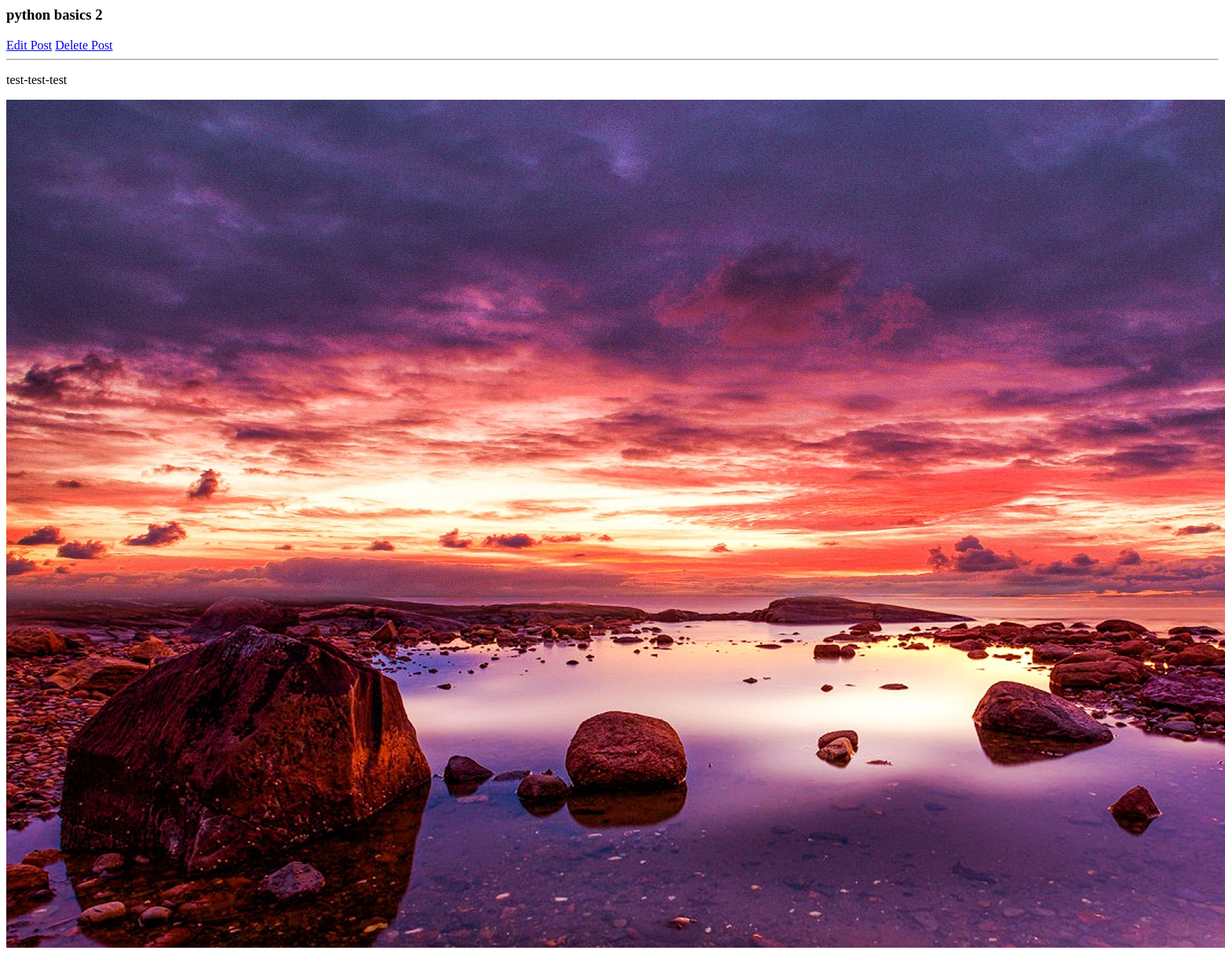
/blog/2, run on an earlier commit of the app's database.
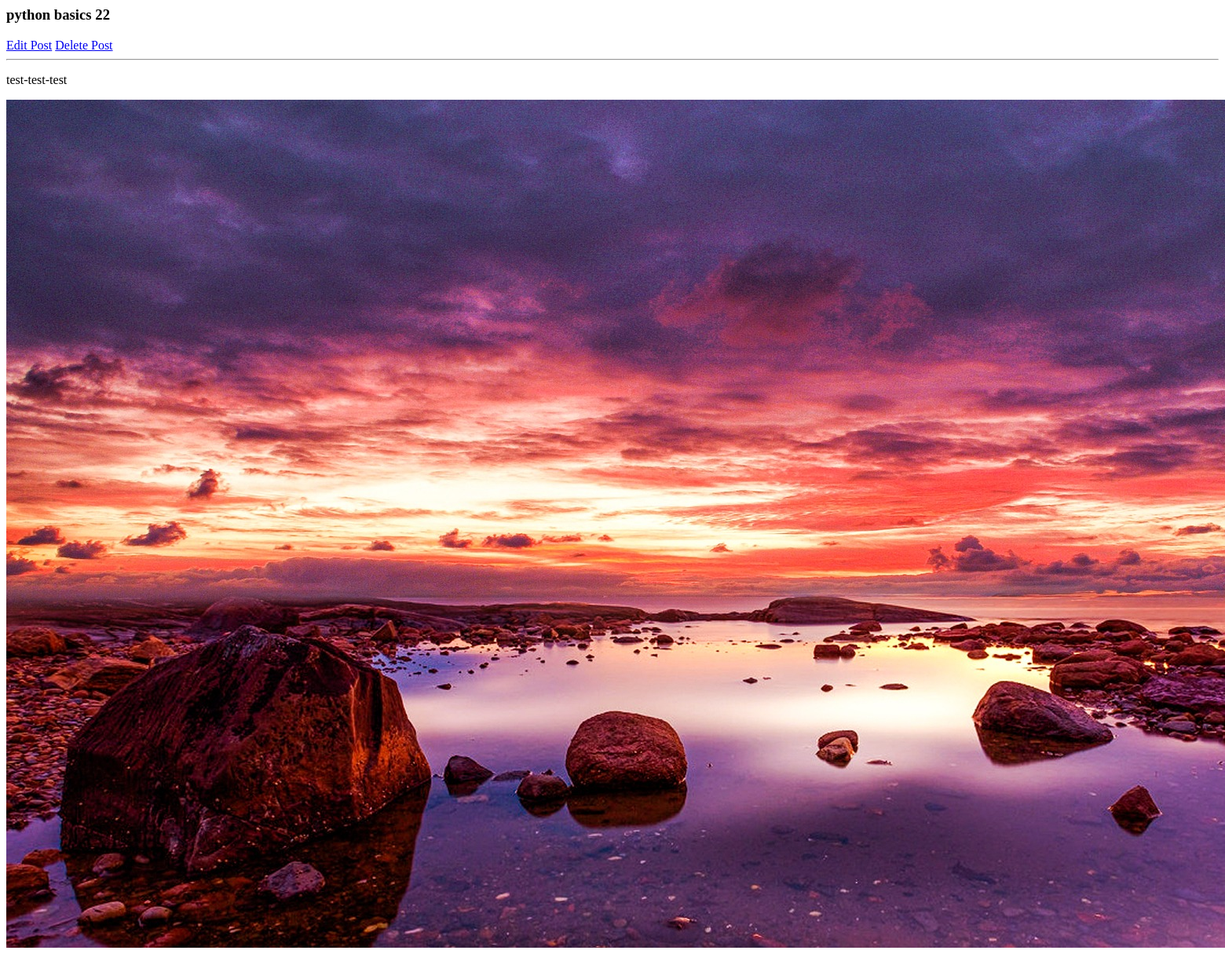
And on a later commit of the database.
### posts/models.py (models this page shows)
class Post(models.Model):
    title = models.CharField(max_length=100)
    puplish_date = models.DateTimeField()
    content = models.TextField(max_length=15000)
    author = models.ForeignKey(Author, related_name='post_author', on_delete=models.CASCADE)
    image = models.ImageField(upload_to='posts')
    tags = TaggableManager()
    def __str__(self):
        return self.title

### posts/views.py (the view)
# urls.py: path('blog/<int:post_id>', post_detail),
def post_detail(request, post_id):
    data = Post.objects.get(id=post_id)
    return render(request, 'posts/detail.html', {'post':data})

### posts/templates/posts/detail.html
<h3>{{post}}</h3>
<a href="/blog/{{post.id}}/edit">Edit Post</a>
<a href="/blog/{{post.id}}/delete">Delete Post</a>
<hr>
<p>{{post.content}}</p>
<img src="{{post.image.url}}" alt="">

What changed in the data, as far as the page shows it:
changed Post "test-test-test": title "python basics 2" → "python basics 22"
